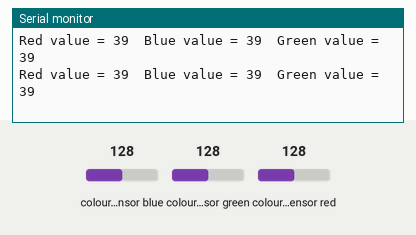
Simulated run of this sketch. Board: Arduino Uno, built with avr-gcc and run on an emulated ATmega328P. On the bench: the last lines printed to the serial monitor. Wiring (inferred from the names in the program): TCS3200 colour sensor: output pin 12; S2 pin 10; S3 pin 11; S0 pin 8; S1 pin 9. Inputs (shaded band) come from the test bench; at power-on: colour sensor blue 128, colour sensor green 128, colour sensor red 128.

Above: at 1.2 s.
1.3 s: colour sensor blue set to 5
At 1.38 s:
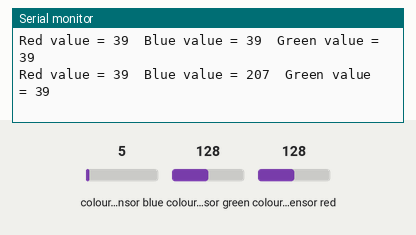
4.3 s: colour sensor green set to 5
At 4.3 s:
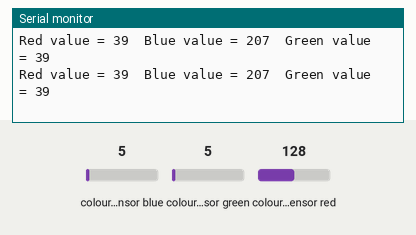
7.3 s: colour sensor red set to 5
At 7.33 s:
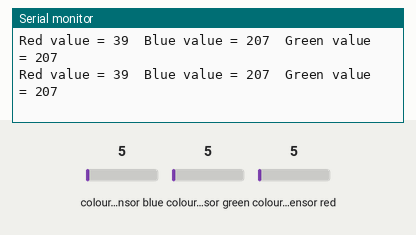
10.3 s: colour sensor blue set to 64
At 10.3 s:
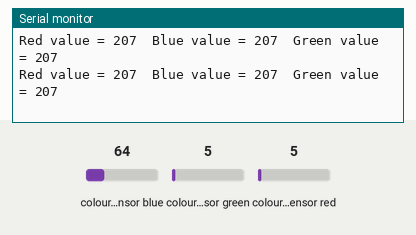
13.3 s: colour sensor red set to 64
At 13.33 s:
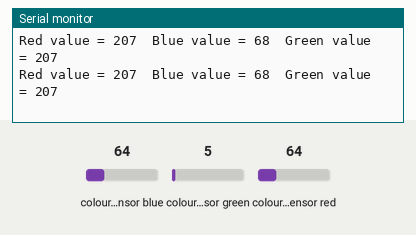
16.3 s: colour sensor green set to 64
At 16.3 s:
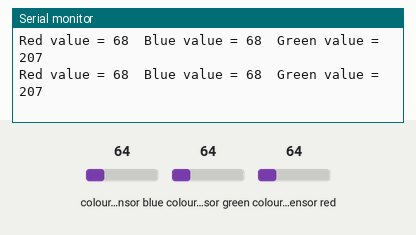
Timing chart, 0 to 19.3 s (numbered marks = the images above; inputs shaded):
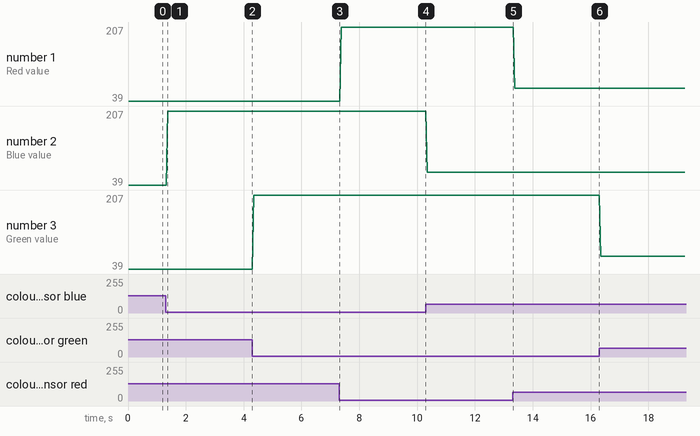

The sketch:

5.colorsensor.ino
```cpp
const int s0 = 8;
const int s1 = 9;
const int s2 = 10;
const int s3 = 11;
const int out = 12;
int value = 0;

void setup(){
  pinMode(s0,OUTPUT);
  pinMode(s1,OUTPUT);
  pinMode(s2,OUTPUT);
  pinMode(s3,OUTPUT);
  pinMode(out,INPUT);
  Serial.begin(9600);
  digitalWrite(s0,HIGH);
  digitalWrite(s1,HIGH);
  Serial.println("Color recongition");
}

void loop(){
  digitalWrite(s2,LOW);
  digitalWrite(s3,LOW);
  Serial.print("Red value = ");
  value = pulseIn(out,LOW);
  Serial.print(value);
  Serial.print("\t");
  delay(10);
  digitalWrite(s2,LOW);
  digitalWrite(s3,HIGH);
  Serial.print("Blue value = ");
  value = pulseIn(out,LOW);
  Serial.print(value);
  Serial.print("\t");
  delay(10);
  digitalWrite(s2,HIGH);
  digitalWrite(s3,HIGH);
  Serial.print("Green value = ");
  value = pulseIn(out,LOW);
  Serial.print(value);
  Serial.print("\t");
  Serial.println();
  delay(10);
}
```

Measured:
- after the input at 1.3 s, the serial monitor: prints a new line after 0.07 s (image 1)
- plotted number 2: 39 → 207 after the input at 1.3 s, 207 → 68 after the input at 10.3 s
